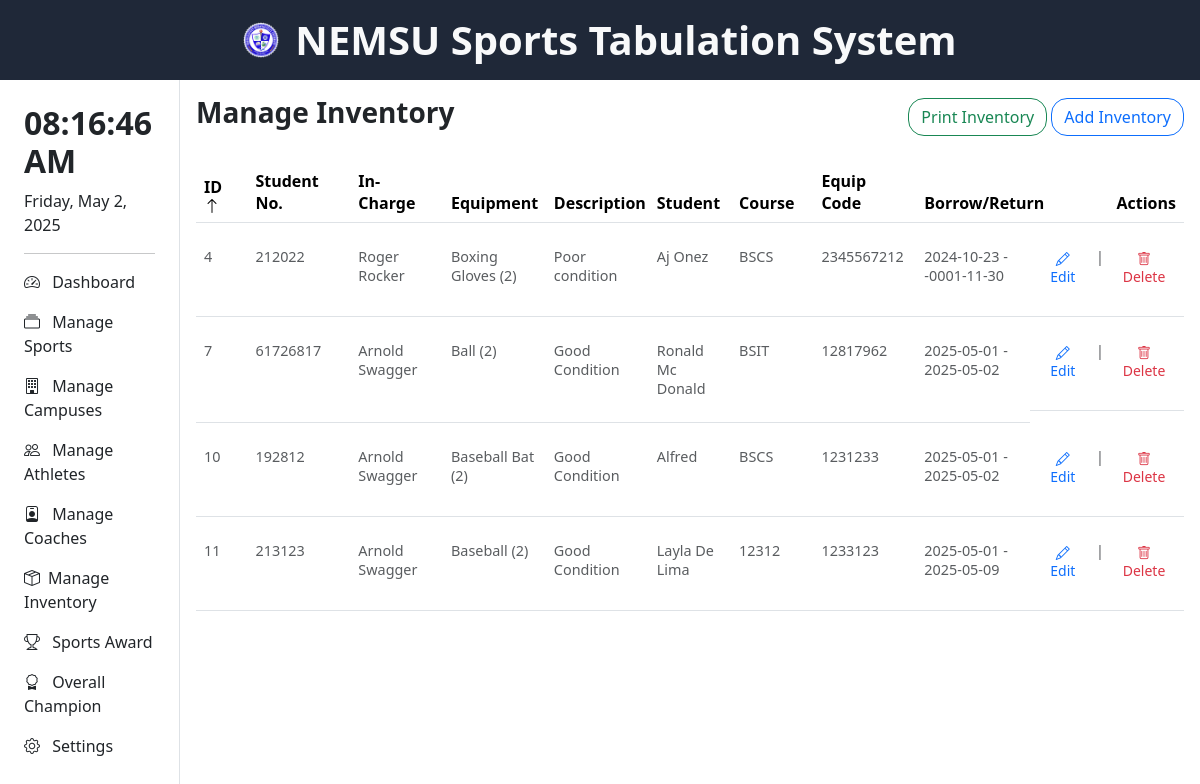
Page /pages/manage_inventory.php (signed in) on the earlier database version.
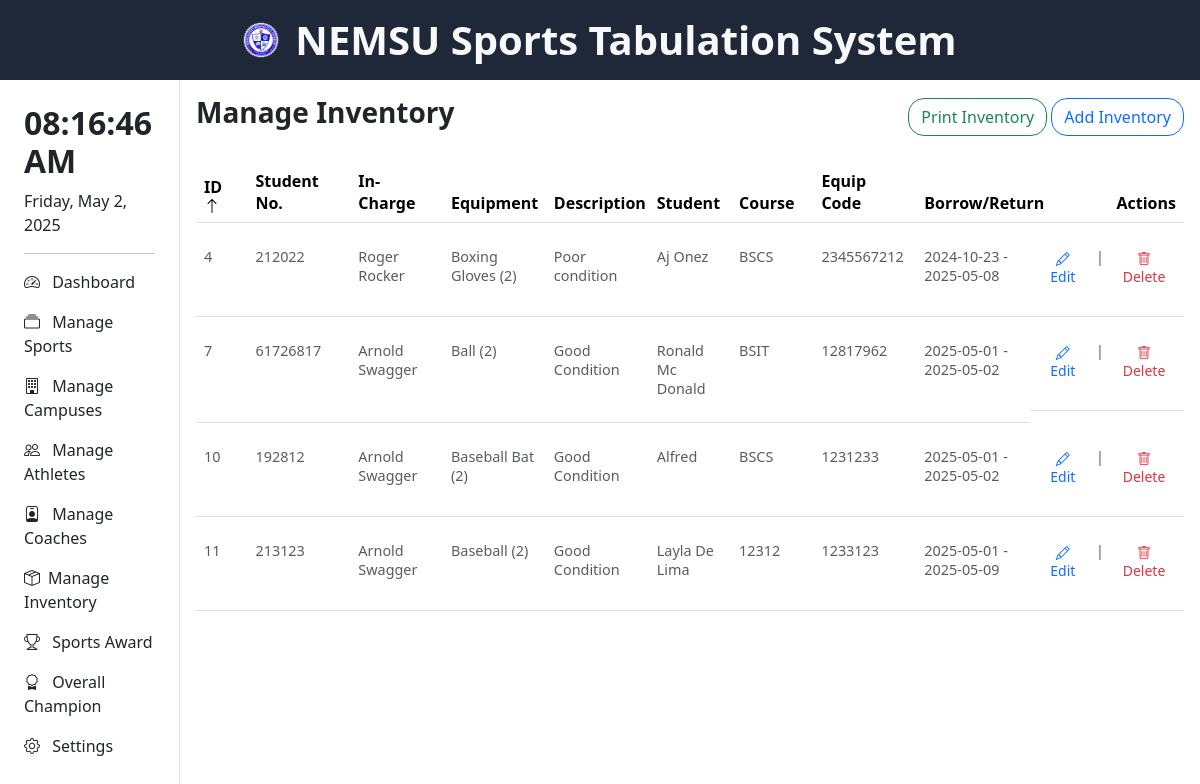
Same page on the later database version.
### tables this page shows
CREATE TABLE `inventory` (
  `id` int(11) NOT NULL,
  `person_incharge` varchar(200) NOT NULL,
  `equipment_name` varchar(255) NOT NULL,
  `quantity` int(11) NOT NULL,
  `description` text DEFAULT NULL,
  `student_name` varchar(100) DEFAULT NULL,
  `student_number` varchar(20) DEFAULT NULL,
  `course_code` varchar(10) DEFAULT NULL,
  `equipment_code` varchar(20) DEFAULT NULL,
  `borrow_date_time` datetime DEFAULT NULL,
  `return_date_time` datetime DEFAULT NULL
);

### pages/manage_inventory.php (the view, shortened to what the changed rows need)
<html lang="en">
<head>
    <?php include '../header.php'; ?>
</head>
<body>
    <div>
    <?php include 'head_nav.php'; ?>
        <div style="height: 90vh;" class="d-flex flex-row">
            <div id="navigation" style="width: 15%">
                <?php include 'navigation.php'; ?>
            </div>
            <div class="width-85">
                <div class="container p-3">
                <?php
                $sort_column = isset($_GET['sort_column']) ? $_GET['sort_column'] : 'id';
                $sort_order = isset($_GET['sort_order']) && $_GET['sort_order'] === 'desc' ? 'desc' : 'asc';
                $next_sort_order = $sort_order === 'asc' ? 'desc' : 'asc';
                $query = "SELECT * FROM inventory ORDER BY $sort_column $sort_order";
                $stmt = $conn->prepare($query);
                $stmt->execute();
                $result = $stmt->get_result();
                ?>
                <div style="overflow-y: auto;">
                    <table class="table">
                        <thead>
                            <tr>
                                <th style="width: 5%;"><a href="?sort_column=id&sort_order=<?= $next_sort_order ?>" style="color: black; text-decoration: none;">ID <?= $sort_column === 'id' ? ($sort_order === 'asc' ? '<i class="bi bi-arrow-up"></i>' : '<i class="bi bi-arrow-down"></i>') : '' ?></a></th>
                                <th style="width: 10%;"><a href="?sort_column=student_number&sort_order=<?= $next_sort_order ?>" style="color: black; text-decoration: none;">Student No. </a></th>
                                <th style="width: 9%;"><a href="?sort_column=person_incharge&sort_order=<?= $next_sort_order ?>" style="color: black; text-decoration: none;">In-Charge </a></th>
                                <th style="width: 10%;"><a href="?sort_column=equipment_name&sort_order=<?= $next_sort_order ?>" style="color: black; text-decoration: none;">Equipment</a></th>
                                <th style="width: 10%;"><a href="?sort_column=description&sort_order=<?= $next_sort_order ?>" style="color: black; text-decoration: none;">Description </a></th>
                                <th style="width: 8%;"><a href="?sort_column=student_name&sort_order=<?= $next_sort_order ?>" style="color: black; text-decoration: none;">Student</a></th>
                                <th style="width: 8%;"><a href="?sort_column=course_code&sort_order=<?= $next_sort_order ?>" style="color: black; text-decoration: none;">Course </a></th>
                                <th style="width: 10%;"><a href="?sort_column=equipment_code&sort_order=<?= $next_sort_order ?>" style="color: black; text-decoration: none;">Equip Code </a></th>
                                <th style="width: 11%;"><a href="?sort_column=borrow_date_time&sort_order=<?= $next_sort_order ?>" style="color: black; text-decoration: none;">Borrow/Return </a></th>
                                <th id="action" class="text-end" style="width: 15%;">Actions</th>
                            </tr>
                        </thead>
                        <tbody>
                            <?php
                            if ($result && mysqli_num_rows($result) > 0) {
                                while ($inventory = mysqli_fetch_assoc($result)) {
                                    $borrow_date = date('Y-m-d', strtotime($inventory['borrow_date_time']));
                                    $return_date = $inventory['return_date_time'] ? date('Y-m-d', strtotime($inventory['return_date_time'])) : 'N/A';
                                    echo "<tr class=' text-muted' style='font-size: 0.9rem;'>";
                                    echo "<td class='text-muted py-4'>{$inventory['id']}</td>";
                                    echo "<td class='text-muted py-4'>{$inventory['student_number']}</td>";
                                    echo "<td class='text-muted py-4'>{$inventory['person_incharge']}</td>";
                                    echo "<td class='text-muted py-4'>{$inventory['equipment_name']} ({$inventory['quantity']})</td>";
                                    echo "<td class='text-muted py-4'>{$inventory['description']}</td>";
                                    echo "<td class='text-muted py-4'>{$inventory['student_name']}</td>";
                                    echo "<td class='text-muted py-4'>{$inventory['course_code']}</td>";
                                    echo "<td class='text-muted py-4'>{$inventory['equipment_code']}</td>";
                                    echo "<td class='text-muted py-4'>{$borrow_date} - {$return_date}</td>";
                                    echo "<td class='action text-muted py-4'>
                                        <a href='edit_inventory.php?id={$inventory['id']}' class='btn btn-sm text-primary me-2'>
                                            <i class='bi bi-pencil'></i> Edit
                                        </a>
                                        |
                                        <a href='delete_inventory.php?id={$inventory['id']}' class='btn btn-sm text-danger ms-2'>
                                            <i class='bi bi-trash'></i> Delete
                                        </a>
                                    </td>";
                                    echo "</tr>";
                                }
                            } else {
                                echo "<tr class='py-4 text-muted' style='font-size: 0.9rem;'><td colspan='11' class='text-center'>No inventory found</td></tr>";
                            }
                            ?>
                        </tbody>
                    </table>
                </div>
                </div>
            </div>
        </div>
    </div>
</body>
</html>

Differences in the rows shown:
changed inventory "Roger Rocker": return_date_time "-0001-11-30" → "2025-05-08"
